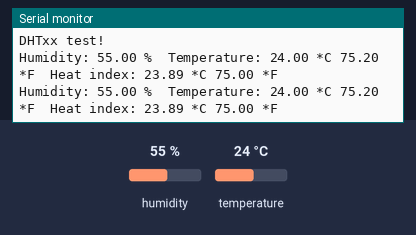
Simulated run of this sketch. Board: ESP8266 (Wemos D1 mini). Shown: the last lines printed to the serial monitor. The inputs (shaded band) are chosen by the test bench; at power-on: humidity 55 %, temperature 24 °C.

Above: at 4.8 s.
4.9 s: humidity set to 22 %
At 6.6 s:
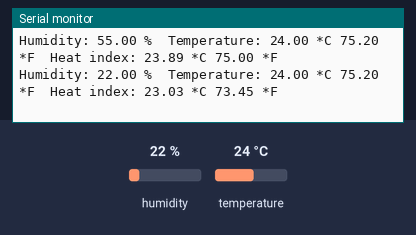
7.9 s: temperature set to 12 °C
At 8.9 s:
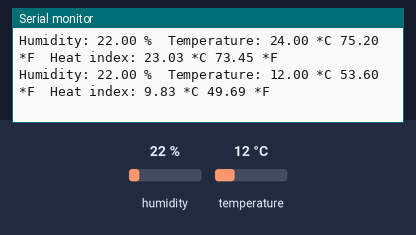
10.9 s: humidity set to 40 %
At 13.5 s:
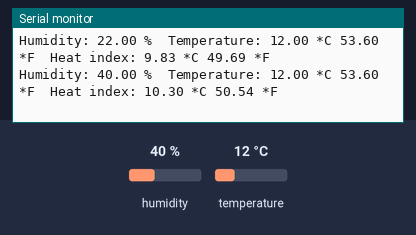
Timing chart, 0 to 15.0 s (numbered marks = the images above; inputs shaded):
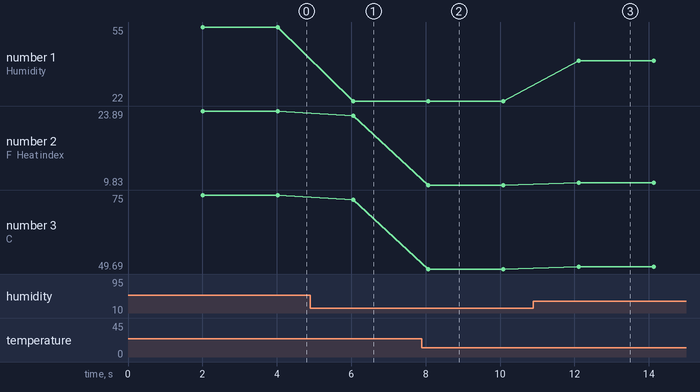

Measured:
- after the input at 4.9 s, the serial monitor: prints a new line after 1.1 s (image 1)
- after the input at 7.9 s, the serial monitor: prints a new line after 0.17 s (image 2)
- after the input at 10.9 s, the serial monitor: prints a new line after 1.2 s (image 3)
- plotted number 1: 55 → 22 after the input at 4.9 s, 22 → 40 after the input at 10.9 s
- plotted number 2: 23.89 → 23.03 after the input at 4.9 s, 23.03 → 9.83 after the input at 7.9 s, 9.83 → 10.3 after the input at 10.9 s
- plotted number 3: 75 → 73.45 after the input at 4.9 s, 73.45 → 49.69 after the input at 7.9 s, 49.69 → 50.54 after the input at 10.9 s

The sketch:

DHT22-Temperature.ino
```cpp
/* DHT Shield - Simple
 *
 * Example testing sketch for various DHT humidity/temperature sensors
 * Written by ladyada, public domain
 *
 * Depends on Adafruit DHT Arduino library
 * https://github.com/adafruit/DHT-sensor-library
 */

#include "DHT.h"

#define DHTPIN D3     // what pin we're connected to

// Uncomment whatever type you're using!
//#define DHTTYPE DHT12   // DHT 11
#define DHTTYPE DHT22   // DHT 22  (AM2302)
//#define DHTTYPE DHT21   // DHT 21 (AM2301)

// Initialize DHT sensor.
// Note that older versions of this library took an optional third parameter to
// tweak the timings for faster processors.  This parameter is no longer needed
// as the current DHT reading algorithm adjusts itself to work on faster procs.
DHT dht(DHTPIN, DHTTYPE);

void setup() {
  Serial.begin(9600);
  Serial.println("DHTxx test!");

  dht.begin();
}

void loop() {
  // Wait a few seconds between measurements.
  delay(2000);

  // Reading temperature or humidity takes about 250 milliseconds!
  // Sensor readings may also be up to 2 seconds 'old' (its a very slow sensor)
  float h = dht.readHumidity();
  // Read temperature as Celsius (the default)
  float t = dht.readTemperature();
  // Read temperature as Fahrenheit (isFahrenheit = true)
  float f = dht.readTemperature(true);

  // Check if any reads failed and exit early (to try again).
  if (isnan(h) || isnan(t) || isnan(f)) {
    Serial.println("Impossible de lire la sonde DHT!");
    return;
  }

  // Compute heat index in Fahrenheit (the default)
  float hif = dht.computeHeatIndex(f, h);
  // Compute heat index in Celsius (isFahreheit = false)
  float hic = dht.computeHeatIndex(t, h, false);

  Serial.print("Humidity: ");
  Serial.print(h);
  Serial.print(" %\t");
  Serial.print("Temperature: ");
  Serial.print(t);
  Serial.print(" *C ");
  Serial.print(f);
  Serial.print(" *F\t");
  Serial.print("Heat index: ");
  Serial.print(hic);
  Serial.print(" *C ");
  Serial.print(hif);
  Serial.println(" *F");
}
```
